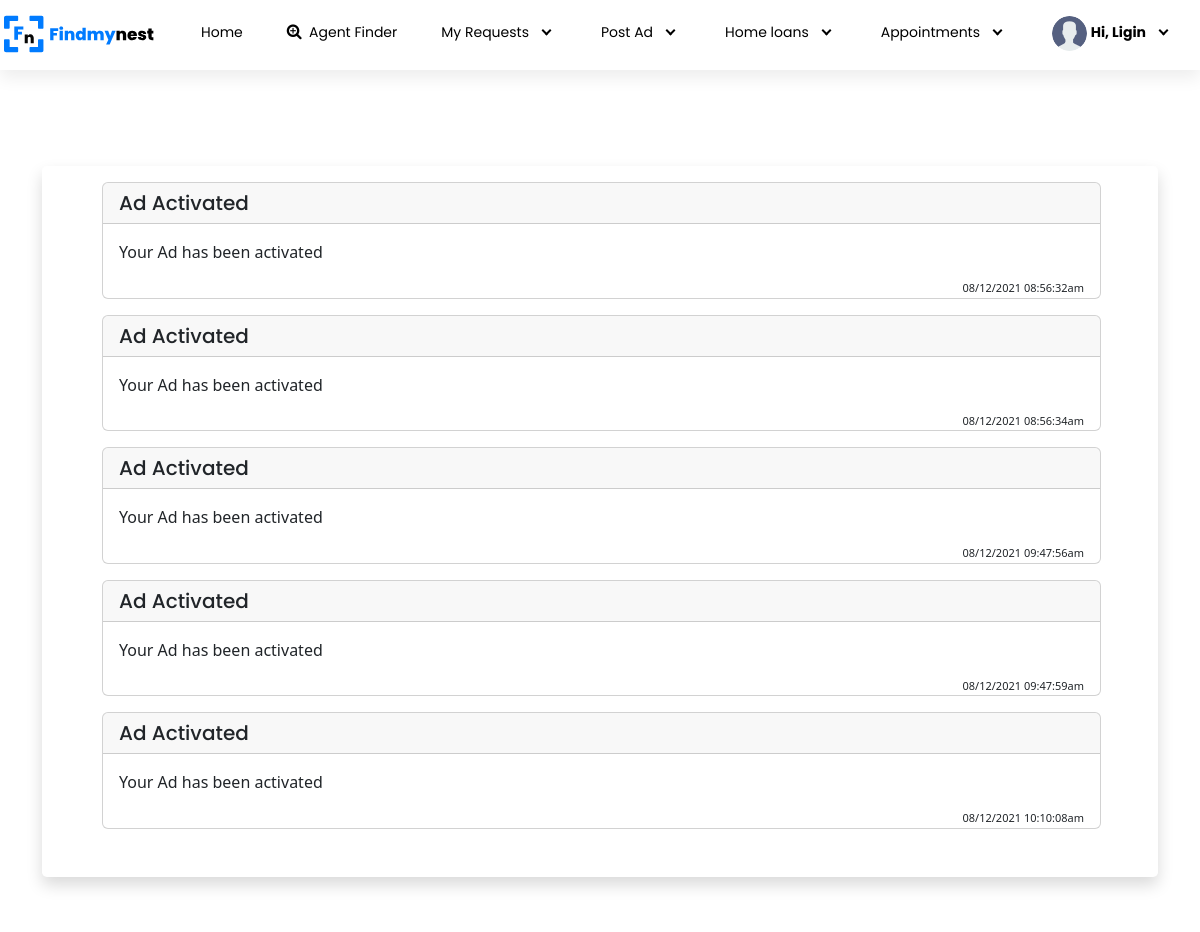
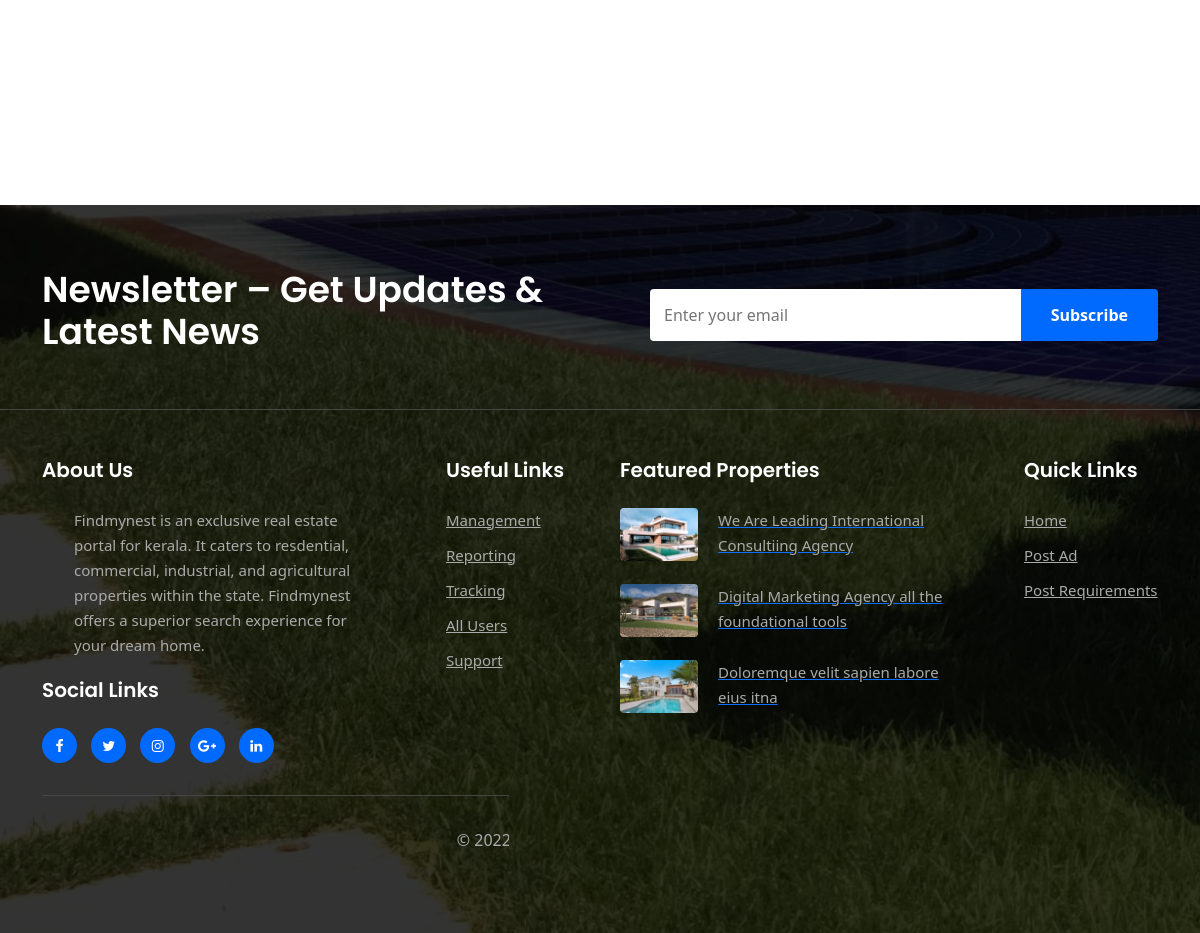
The app's page /user/notifications.php (signed in) with its own data (2 pictures, top to bottom).
### tables this page shows
CREATE TABLE `tbl_notifications` (
  `id` int(20) NOT NULL,
  `notification` varchar(30) NOT NULL,
  `username` varchar(50) NOT NULL,
  `date_time` varchar(200) NOT NULL,
  `type` varchar(30) NOT NULL,
  `status` int(20) NOT NULL DEFAULT 1
);

### user/notifications.php (the view)
<?php
include 'header1.php';
$user = $_SESSION['email'];
$query = "SELECT * FROM tbl_notifications WHERE username = '$user'";
$res = mysqli_query($conn,$query);
?>
<section class="py-5 my-5 mt-n3">
  <div class="container">
  <div class="bg-white shadow rounded-lg">
  <?php
  if(mysqli_num_rows($res) > 0)
  {
  while($row = mysqli_fetch_array($res))
  {
    echo('
        <div class="container-fluid">
            <div class="row">
                <div class="col-11 ml-5 mt-3">
                    <div class="card">
                      <h5 class="card-header">'.$row['type'].'</h5>
                      <div class="card-body">
                        <p class="card-text">'.$row['notification'].'</p>
                        <p id="dt" class="card-text float-right">'.$row['date_time'].'</p>
                      </div>
                    </div>
                </div>
            </div>
        </div>
      ');
  }
}
else
{
    echo('<center><font color="red" size="3">No Notifications Available!!</font></center>');
}
?>
<br><br>
</div>
    </div>
</section>
    <br>
<br> <br>
<br> <br>
<br>
<?php
include 'footer.php';
?>

### records on screen
tbl_notifications: type "Ad Activated", notification "Your Ad has been activated", date_time "08/12/2021 08:56:32am"
tbl_notifications: type "Ad Activated", notification "Your Ad has been activated", date_time "08/12/2021 08:56:34am"
tbl_notifications: type "Ad Activated", notification "Your Ad has been activated", date_time "08/12/2021 09:47:56am"
tbl_notifications: type "Ad Activated", notification "Your Ad has been activated", date_time "08/12/2021 09:47:59am"
tbl_notifications: type "Ad Activated", notification "Your Ad has been activated", date_time "08/12/2021 10:10:08am"

### other values on screen
$r['fname'] "Ligin"
